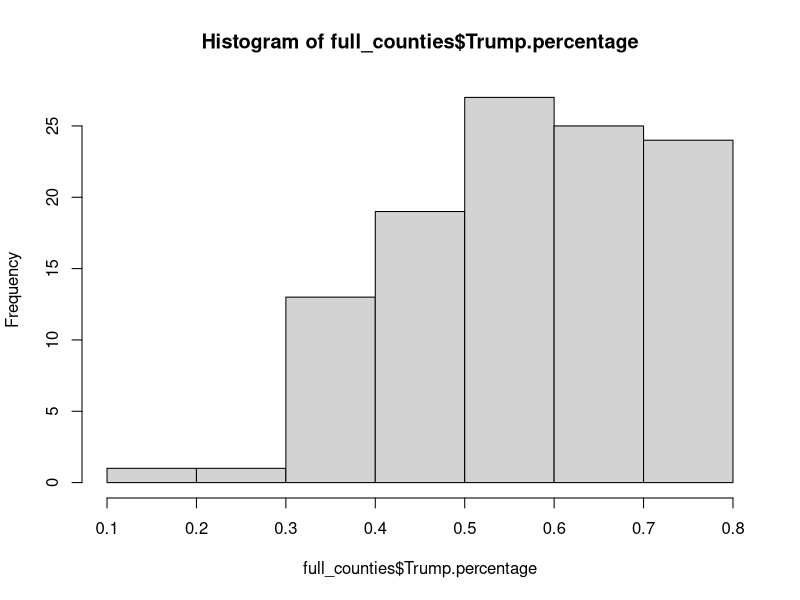
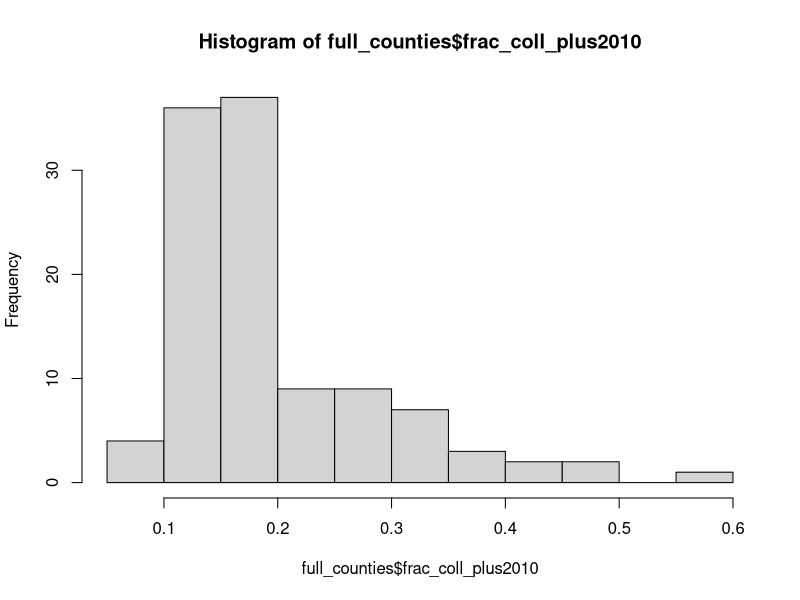
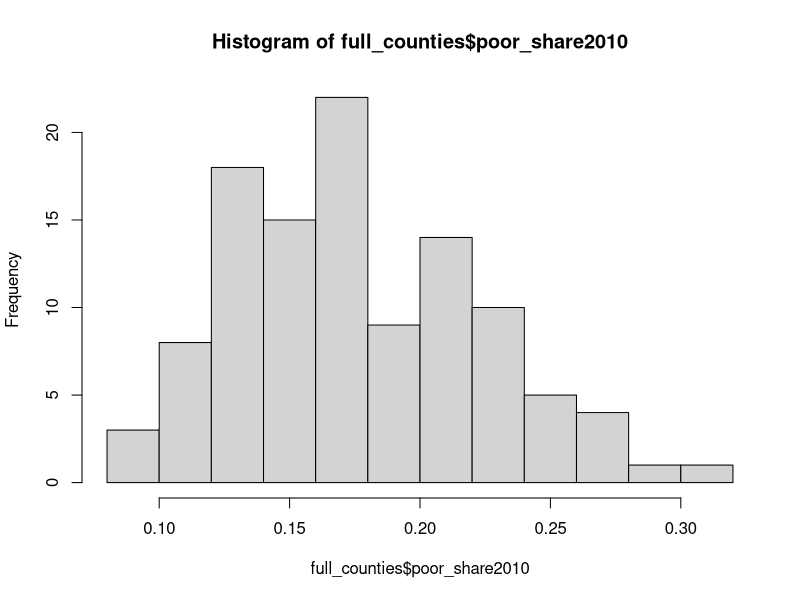
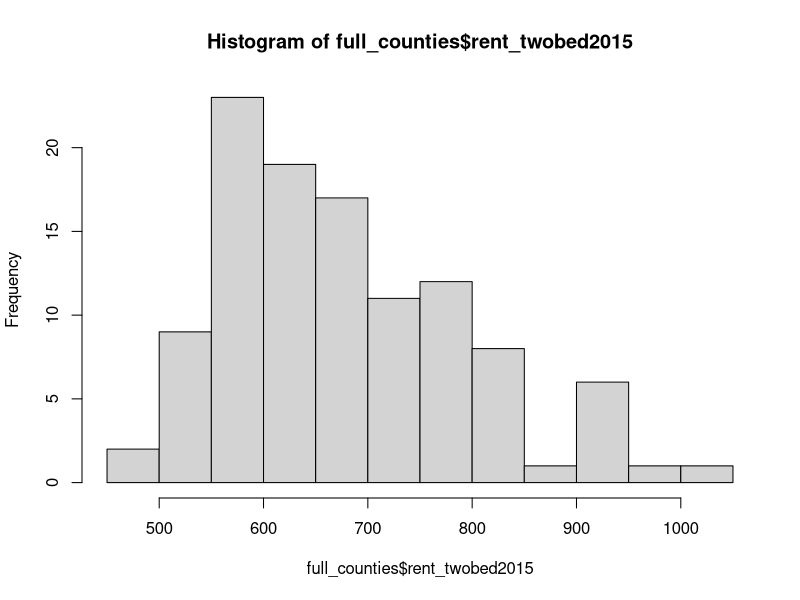
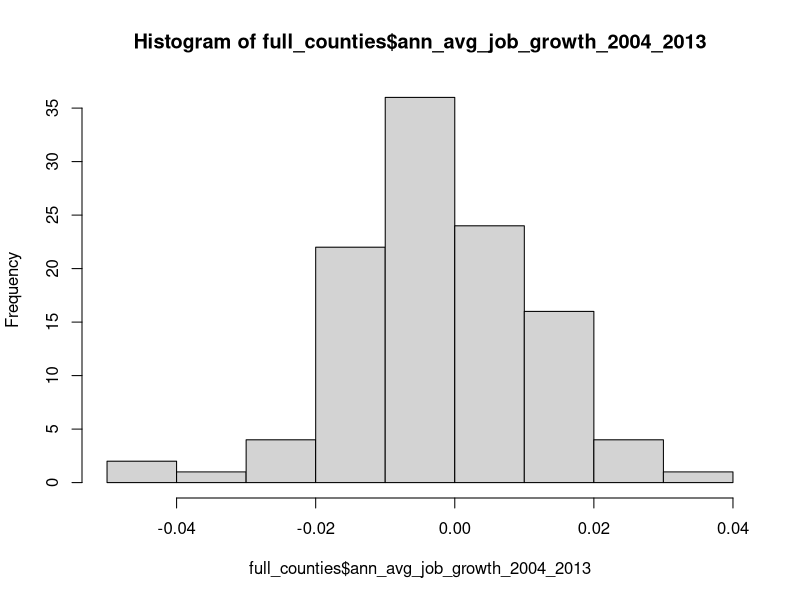
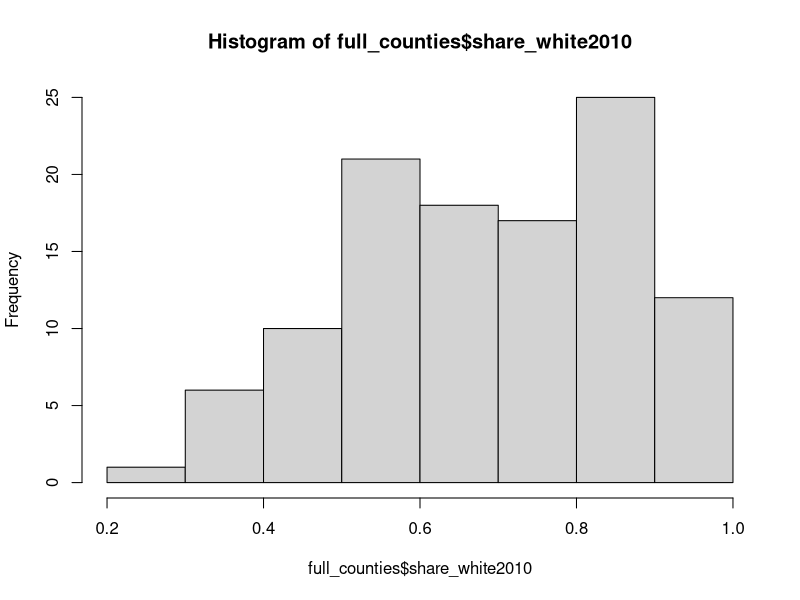
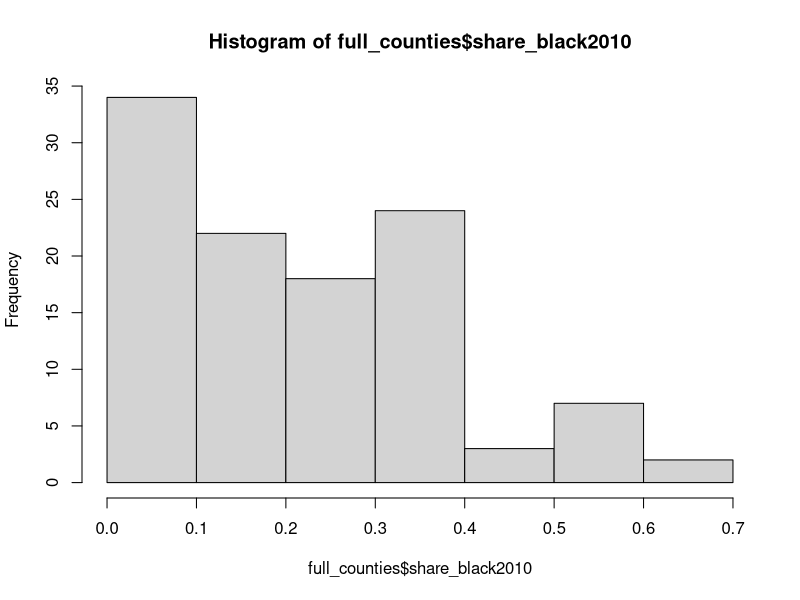
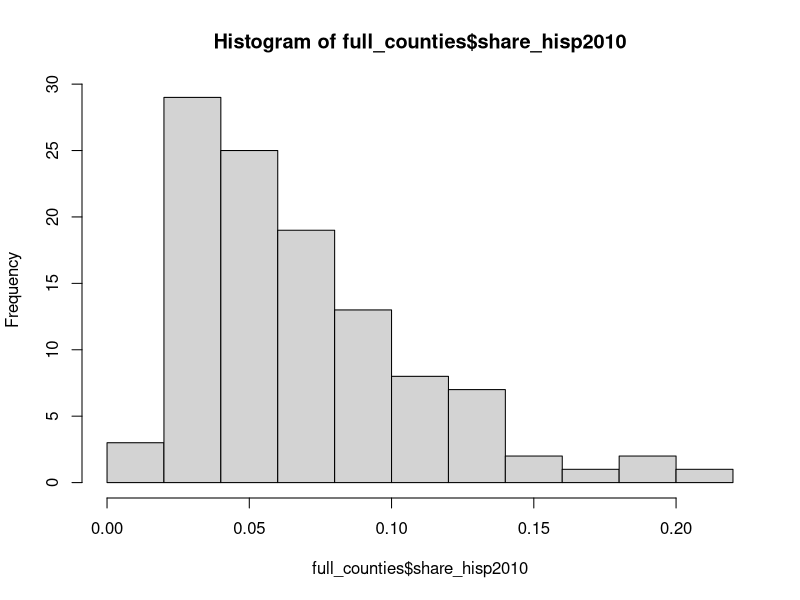

Write the R code that produced these figures, in order. (Note: this script raises an error after producing the figures.)
## ---- chunk 1
library(tidyverse)

house_data <- read.csv(file='data/house_polls.csv')
nc_house <- house_data %>%
  filter(state == "North Carolina") %>%
  filter(candidate_party == "REP" | candidate_party == "DEM")

county_data <- read.csv(file = 'data/cty_covariates.csv') %>%
  filter(state == 37)
nc_counties <- read.csv(file = 'data/nc_county_data.csv')
nc_2016_data <- read.csv(file = 'data/2016_NC_data.csv') %>%
  mutate(county = X)
  
full_counties <- full_join(county_data, nc_counties, by = "county")
full_counties <- full_join(full_counties, nc_2016_data, by = "county") 

## ---- chunk 2
rep2016 <- read.csv(file='data/NC-counties-percent-republican-2016.csv')
rep2018 <- read.csv(file='data/NC-counties-percent-republican-2018.csv')
## ---- chunk 3
hist(full_counties$Trump.percentage)
hist(full_counties$frac_coll_plus2010)
hist(full_counties$poor_share2010)
hist(full_counties$rent_twobed2015)
hist(full_counties$ann_avg_job_growth_2004_2013)
hist(full_counties$share_white2010)
hist(full_counties$share_black2010)
hist(full_counties$share_hisp2010)
hist(full_counties$share_asian2010)
## ---- chunk 4
# add incumbent data 

full_counties <- full_counties %>%
  mutate(incumbent_party = case_when(district == 1 ~ "DEM",
                                     district == 2 ~ "DEM",
                                     district == 3 ~ "REP",
                                     district == 4 ~ "DEM",
                                     district == 5 ~ "REP",
                                     district == 6 ~ "REP",
                                     district == 7 ~ "REP",
                                     district == 8 ~ "REP",
                                     district == 9 ~ "REP",
                                     district == 10 ~ "REP",
                                     district == 11 ~ "NONE",
                                     district == 12 ~ "DEM",
                                     district == 13 ~ "REP"))

rep2018 <- rep2018 %>%
  mutate(incumbent_party = case_when(district == 1 ~ "DEM",
                                     district == 2 ~ "DEM",
                                     district == 3 ~ "REP",
                                     district == 4 ~ "DEM",
                                     district == 5 ~ "REP",
                                     district == 6 ~ "REP",
                                     district == 7 ~ "REP",
                                     district == 8 ~ "REP",
                                     district == 9 ~ "REP",
                                     district == 10 ~ "REP",
                                     district == 11 ~ "NONE",
                                     district == 12 ~ "DEM",
                                     district == 13 ~ "REP"))

rep2016 <- rep2016 %>%
  mutate(incumbent_party = case_when(district == 1 ~ "DEM",
                                     district == 2 ~ "DEM",
                                     district == 3 ~ "REP",
                                     district == 4 ~ "DEM",
                                     district == 5 ~ "REP",
                                     district == 6 ~ "REP",
                                     district == 7 ~ "REP",
                                     district == 8 ~ "REP",
                                     district == 9 ~ "REP",
                                     district == 10 ~ "REP",
                                     district == 11 ~ "NONE",
                                     district == 12 ~ "DEM",
                                     district == 13 ~ "REP"))
## ---- chunk 5
library(lme4)
library(merTools)
## ---- chunk 6


# linear mixed model with random effect for county
M2 <- lmer(Republican.percentage ~ traveltime15_2010 + foreign_share2010 + singleparent_share2010 +  incumbent_party + frac_coll_plus2010 + poor_share2010 + rent_twobed2015 + ann_avg_job_growth_2004_2013 + share_white2010 + share_black2010 + share_hisp2010 + share_asian2010 +  (1|county), data = rep2016, control = lmerControl(optimizer ="Nelder_Mead"))
summary(M2)
coef(M2)

## ---- chunk 7
PI <- predictInterval(merMod = M2, newdata = full_counties,
                        level = 0.95, n.sims = 1000,
                        stat = "median", type="linear.prediction",
                        include.resid.var = TRUE)

# account for counties split into 2 districts
modified_counties <- full_counties %>%
  mutate(Totals = as.numeric(gsub(",","",Totals))) %>%
  mutate(voters = case_when(split == "y" ~ Totals/2,
                            TRUE ~ Totals))

modified_counties$fit = PI$fit
modified_counties$lower = PI$lwr
modified_counties$upper = PI$upr

# weight county vote share by number of people who voted in 2016 election
modified_counties %>%
  group_by(district) %>%
  summarise(dist_share_rep = sum(fit*voters)/sum(voters),
            dist_lwr_rep = sum(lower*voters)/sum(voters),
            dist_upr_rep = sum(upper*voters)/sum(voters))

## ---- chunk 8
plot(M2)
qqnorm(residuals(M2))
## ---- chunk 9
# linear mixed model with random effect for county
M3 <- lmer(Republican.percentage ~ traveltime15_2010 + foreign_share2010 + singleparent_share2010 +  incumbent_party + frac_coll_plus2010 + poor_share2010 + rent_twobed2015 + ann_avg_job_growth_2004_2013 + share_white2010 + share_black2010 + share_hisp2010 + share_asian2010 +  (1|county), data = rep2018, control = lmerControl(optimizer ="Nelder_Mead"))
summary(M3)
coef(M3)

PI <- predictInterval(merMod = M3, newdata = full_counties,
                        level = 0.95, n.sims = 1000,
                        stat = "median", type="linear.prediction",
                        include.resid.var = TRUE)

# account for counties split into 2 districts
modified_counties <- full_counties %>%
  mutate(Totals = as.numeric(gsub(",","",Totals))) %>%
  mutate(voters = case_when(split == "y" ~ Totals/2,
                            TRUE ~ Totals))

modified_counties$fit = PI$fit
modified_counties$lower = PI$lwr
modified_counties$upper = PI$upr

# weight county vote share by number of people who voted in 2016 election
modified_counties %>%
  group_by(district) %>%
  summarise(dist_share_rep = sum(fit*voters)/sum(voters),
            dist_lwr_rep = sum(lower*voters)/sum(voters),
            dist_upr_rep = sum(upper*voters)/sum(voters))
## ---- chunk 10
plot(M3)
qqnorm(residuals(M3))
## ---- chunk 11
# estimate percentages across whole state

M4 <- lmer(Republican.percentage ~ traveltime15_2010 + foreign_share2010 + singleparent_share2010 + frac_coll_plus2010 + poor_share2010 + rent_twobed2015 + ann_avg_job_growth_2004_2013 + share_white2010 + share_black2010 + share_hisp2010 + share_asian2010 +  (1|county), data = rep2016, control = lmerControl(optimizer ="Nelder_Mead"))
summary(M4)
coef(M4)

PI <- predictInterval(merMod = M4, newdata = full_counties,
                        level = 0.95, n.sims = 1000,
                        stat = "median", type="linear.prediction",
                        include.resid.var = TRUE)

# account for counties split into 2 districts
modified_counties <- full_counties %>%
  mutate(Totals = as.numeric(gsub(",","",Totals))) %>%
  mutate(voters = case_when(split == "y" ~ Totals/2,
                            TRUE ~ Totals))

modified_counties$fit = PI$fit
modified_counties$lower = PI$lwr
modified_counties$upper = PI$upr

# weight county vote share by number of people who voted in 2016 election
modified_counties %>%
  group_by(district) %>%
  summarise(dist_share_rep = sum(fit*voters)/sum(voters),
            dist_lwr_rep = sum(lower*voters)/sum(voters),
            dist_upr_rep = sum(upper*voters)/sum(voters))

modified_counties %>%
  summarise(dist_share_rep = sum(fit*voters)/sum(voters),
            dist_lwr_rep = sum(lower*voters)/sum(voters),
            dist_upr_rep = sum(upper*voters)/sum(voters))

## ---- chunk 12
plot(M4)
qqnorm(residuals(M4))
## ---- chunk 13
# estimate percentages across whole state

M5 <- lmer(Republican.percentage ~ traveltime15_2010 + foreign_share2010 + singleparent_share2010 + frac_coll_plus2010 + poor_share2010 + rent_twobed2015 + ann_avg_job_growth_2004_2013 + share_white2010 + share_black2010 + share_hisp2010 + share_asian2010 +  (1|county), data = rep2018, control = lmerControl(optimizer ="Nelder_Mead"))
summary(M5)
coef(M5)

PI <- predictInterval(merMod = M5, newdata = full_counties,
                        level = 0.95, n.sims = 1000,
                        stat = "median", type="linear.prediction",
                        include.resid.var = TRUE)

# account for counties split into 2 districts
modified_counties <- full_counties %>%
  mutate(Totals = as.numeric(gsub(",","",Totals))) %>%
  mutate(voters = case_when(split == "y" ~ Totals/2,
                            TRUE ~ Totals))

modified_counties$fit = PI$fit
modified_counties$lower = PI$lwr
modified_counties$upper = PI$upr

# weight county vote share by number of people who voted in 2016 election
modified_counties %>%
  group_by(district) %>%
  summarise(dist_share_rep = sum(fit*voters)/sum(voters),
            dist_lwr_rep = sum(lower*voters)/sum(voters),
            dist_upr_rep = sum(upper*voters)/sum(voters))

modified_counties %>%
  summarise(dist_share_rep = sum(fit*voters)/sum(voters),
            dist_lwr_rep = sum(lower*voters)/sum(voters),
            dist_upr_rep = sum(upper*voters)/sum(voters))

## ---- chunk 14
plot(M5)
qqnorm(residuals(M5))
